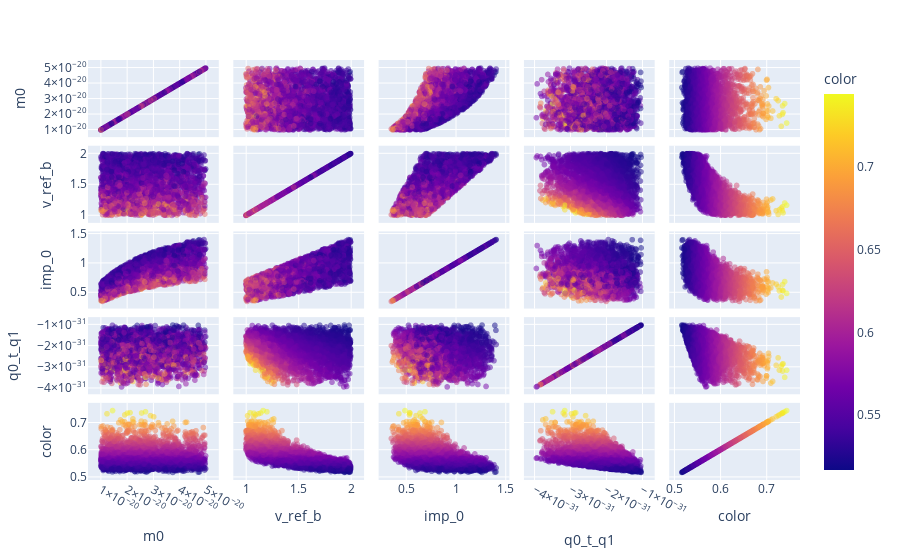

The notebook cell saved with this chart:
### Code cell
fig = px.scatter_matrix(df[['m0', 'v_ref_b', 'imp_0', 'q0_t_q1']],
                        color=df.phi_star1, opacity=.5)
fig.show()

### Figure 1 — Plotly figure (JSON) as saved in the notebook; plotly's stock layout.template omitted (floating-point values rounded to 4 significant figures; data arrays with more than 128 entries replaced by an {"elided": "..."} marker saying what was removed)
{"data": [{"dimensions": [{"axis": {"matches": true}, "label": "m0", "values": {"elided": "2669 float values"}}, {"axis": {"matches": true}, "label": "v_ref_b", "values": {"elided": "2669 float values"}}, {"axis": {"matches": true}, "label": "imp_0", "values": {"elided": "2669 float values"}}, {"axis": {"matches": true}, "label": "q0_t_q1", "values": {"elided": "2669 float values"}}, {"axis": {"matches": true}, "label": "color", "values": {"elided": "2669 float values"}}], "hovertemplate": "%{xaxis.title.text}=%{x}<br>%{yaxis.title.text}=%{y}<br>color=%{marker.color}<extra></extra>", "legendgroup": "", "marker": {"color": {"elided": "2669 float values"}, "coloraxis": "coloraxis", "opacity": 0.5, "symbol": "circle"}, "name": "", "showlegend": false, "type": "splom"}], "layout": {"coloraxis": {"colorbar": {"title": {"text": "color"}}, "colorscale": [[0, "#0d0887"], [0.1111, "#46039f"], [0.2222, "#7201a8"], [0.3333, "#9c179e"], [0.4444, "#bd3786"], [0.5556, "#d8576b"], [0.6667, "#ed7953"], [0.7778, "#fb9f3a"], [0.8889, "#fdca26"], [1, "#f0f921"]]}, "dragmode": "select", "legend": {"tracegroupgap": 0}, "margin": {"t": 60}}}
